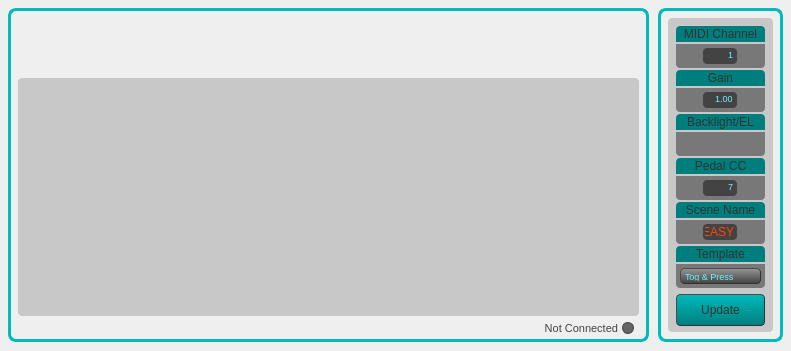
<?xml version="1.0" encoding="UTF-8"?>
<ui version="4.0">
 <class>MainWindow</class>
 <widget class="QMainWindow" name="MainWindow">
  <property name="geometry">
   <rect>
    <x>0</x>
    <y>0</y>
    <width>791</width>
    <height>351</height>
   </rect>
  </property>
  <property name="windowTitle">
   <string>MainWindow</string>
  </property>
  <widget class="QWidget" name="centralWidget">
   <property name="styleSheet">
    <string notr="true">QWidget
{
	background-color: qlineargradient(spread: pan, 
															x1:0, y1:0, x2:1, y2:1, 
															stop:0 rgba(50,50, 50, 255), 
															stop:0.5 rgba(30, 30,30, 255),
															stop:1 rgba(50,50,50, 255)
															);
}

/* ---------- QLabels ------------*/
QLabel
{
	background:		rgba(0,0,0,0);
	color: 				rgba(67, 67, 67, 255);
	font: 				10pt &quot;Arial&quot;;
	border:				none;
}

QLabel:hover
{
	border:				none;
}  

/* ---------- QSpinBox ------------*/
QSpinBox
{
	font-family:&quot;Arial&quot;;
	border-radius:4.0;
	border-color:black;
	background-color: rgba(67, 67, 67, 255);
	font-size: 9px;
	color: rgb(108, 243, 255);;
	padding:0, 3, 0, 0;
	border: none;
}

QSpinBox:hover
{
	border:				none;
}  

/* ---------- QDoubleSpinBox ------------*/
QDoubleSpinBox
{
	font-family:&quot;Arial&quot;;
	border-radius:4.0;
	border-color:black;
	background-color: rgba(67, 67, 67, 255);
	font-size: 9px;
	color: rgb(108, 243, 255);;
	padding:0, 3, 0, 0;
	border: none;
}

QDoubleSpinBox:hover
{
	border:				none;
}  

/* ---------- QLineEdit ------------*/
QLineEdit
{
	font: 11pt &quot;Courier&quot;;
	border-radius:4.0;
	border-color:black;
	background-color: rgba(67, 67, 67, 255);;
	/*color: rgb(108, 243, 255);*/
	color: rgb(255, 70, 0);
	padding-left: 2px;
	border: none;
}

QLineEdit:hover
{
	border:				none;
}  

/* ---------- QCheckBox ------------*/
QCheckBox
{
	font-family:&quot;Arial&quot;;
	border-radius:4.0;
	border-color:black;
	background-color: rgba(67, 67, 67, 0);
	font-size: 11px;
	color: white;
	padding:0, 3, 0, 0;
	border: none;
}

QCheckBox:hover
{
	border:				none;
} 
</string>
   </property>
   <widget class="QFrame" name="settingsFrame">
    <property name="geometry">
     <rect>
      <x>658</x>
      <y>8</y>
      <width>125</width>
      <height>334</height>
     </rect>
    </property>
    <property name="styleSheet">
     <string notr="true">QFrame {
		background-color: qlineargradient(spread: pan, 
															x1:0, y1:0, x2:1, y2:1, 
															stop:0 rgba(100,100, 100, 255), 
															stop:0.5 rgba(70, 70,70, 255),
															stop:1 rgba(100,100,100, 255)
															);
	border-bottom-left-radius:8.0;
	border-bottom-right-radius:8.0;
	border-top-left-radius:8.0;
	border-top-right-radius:8.0;
	border: 3px solid rgb(0, 187, 187);
}</string>
    </property>
    <property name="frameShape">
     <enum>QFrame::StyledPanel</enum>
    </property>
    <property name="frameShadow">
     <enum>QFrame::Raised</enum>
    </property>
    <widget class="QFrame" name="settingsSubFrame">
     <property name="geometry">
      <rect>
       <x>10</x>
       <y>10</y>
       <width>105</width>
       <height>314</height>
      </rect>
     </property>
     <property name="styleSheet">
      <string notr="true">QFrame {
	background:rgba(200, 200, 200, 255);
	border-bottom-left-radius:4.0;
	border-bottom-right-radius:4.0;
	border-top-left-radius:4.0;
	border-top-right-radius:4.0;
	border:none;


}
</string>
     </property>
     <property name="frameShape">
      <enum>QFrame::StyledPanel</enum>
     </property>
     <property name="frameShadow">
      <enum>QFrame::Raised</enum>
     </property>
     <widget class="QLabel" name="backlightLabel">
      <property name="geometry">
       <rect>
        <x>8</x>
        <y>96</y>
        <width>89</width>
        <height>16</height>
       </rect>
      </property>
      <property name="styleSheet">
       <string notr="true">QFrame {
	background:rgb(0, 126, 126);
border-top-left-radius:4.0;
border-top-right-radius:4.0;
border-bottom-left-radius:0;
border-bottom-right-radius:0;
border: none;
color: rgba(50,50,50);
}</string>
      </property>
      <property name="text">
       <string>Backlight/EL</string>
      </property>
      <property name="alignment">
       <set>Qt::AlignCenter</set>
      </property>
     </widget>
     <widget class="QFrame" name="backlightFrame">
      <property name="geometry">
       <rect>
        <x>8</x>
        <y>114</y>
        <width>89</width>
        <height>24</height>
       </rect>
      </property>
      <property name="styleSheet">
       <string notr="true">QFrame {
	background: rgba(120, 120, 120, 255);
	border-bottom-left-radius:4.0;
	border-bottom-right-radius:4.0;
	border-top-left-radius:0;
	border-top-right-radius:0;
	border: none;
}</string>
      </property>
      <property name="frameShape">
       <enum>QFrame::StyledPanel</enum>
      </property>
      <property name="frameShadow">
       <enum>QFrame::Raised</enum>
      </property>
      <widget class="QCheckBox" name="backlight">
       <property name="geometry">
        <rect>
         <x>35</x>
         <y>4</y>
         <width>21</width>
         <height>20</height>
        </rect>
       </property>
       <property name="text">
        <string/>
       </property>
      </widget>
     </widget>
     <widget class="QFrame" name="templateFrame">
      <property name="geometry">
       <rect>
        <x>8</x>
        <y>246</y>
        <width>89</width>
        <height>24</height>
       </rect>
      </property>
      <property name="styleSheet">
       <string notr="true">QFrame {
	background: rgba(120, 120, 120, 255);
	border-bottom-left-radius:4.0;
	border-bottom-right-radius:4.0;
	border-top-left-radius:0;
	border-top-right-radius:0;
	border: none;
}</string>
      </property>
      <property name="frameShape">
       <enum>QFrame::StyledPanel</enum>
      </property>
      <property name="frameShadow">
       <enum>QFrame::Raised</enum>
      </property>
      <widget class="QComboBox" name="template_2">
       <property name="geometry">
        <rect>
         <x>4</x>
         <y>4</y>
         <width>81</width>
         <height>16</height>
        </rect>
       </property>
       <property name="styleSheet">
        <string notr="true">QComboBox
{

	font-family: &quot;Arial&quot;;
	font-size: 9px;
	background: qlineargradient(spread:repeat, x1:1, y1:0, x2:1, y2:1, stop:0 rgba(150, 150, 150, 255), stop:1 rgba(67, 67, 67, 255));
	padding: 2px 4px;
	border-style: outset;
	border-radius: 4px;
	border-width: 1px;
	border-color: rgb(50,50,50);
		color: rgb(108, 243, 255);;
}

QComboBox::down-arrow {
	image: url(noimage);
	
	background-color: rgb(121, 121,0 ,0);
}

QComboBox::drop-down {
	border-radius:0;
    border-left-color: darkgray;
    border-left-style: solid; 
	margin: 0px;
	padding: 0px;
	background-color: rgb(121, 121,0 ,0);
	color: rgb(108, 243, 255);;
}</string>
       </property>
       <item>
        <property name="text">
         <string>Tog &amp; Press</string>
        </property>
       </item>
       <item>
        <property name="text">
         <string>Faders</string>
        </property>
       </item>
      </widget>
     </widget>
     <widget class="QLabel" name="templateLabel">
      <property name="geometry">
       <rect>
        <x>8</x>
        <y>228</y>
        <width>89</width>
        <height>16</height>
       </rect>
      </property>
      <property name="styleSheet">
       <string notr="true">QFrame {
	background:rgb(0, 126, 126);
border-top-left-radius:4.0;
border-top-right-radius:4.0;
border-bottom-left-radius:0;
border-bottom-right-radius:0;
border: none;
color: rgba(50,50,50);
}</string>
      </property>
      <property name="text">
       <string>Template</string>
      </property>
      <property name="alignment">
       <set>Qt::AlignCenter</set>
      </property>
     </widget>
     <widget class="QFrame" name="gainFrame">
      <property name="geometry">
       <rect>
        <x>8</x>
        <y>70</y>
        <width>89</width>
        <height>24</height>
       </rect>
      </property>
      <property name="styleSheet">
       <string notr="true">QFrame {
	background: rgba(120, 120, 120, 255);
	border-bottom-left-radius:4.0;
	border-bottom-right-radius:4.0;
	border-top-left-radius:0;
	border-top-right-radius:0;
	border: none;
}</string>
      </property>
      <property name="frameShape">
       <enum>QFrame::StyledPanel</enum>
      </property>
      <property name="frameShadow">
       <enum>QFrame::Raised</enum>
      </property>
      <widget class="QDoubleSpinBox" name="gain">
       <property name="geometry">
        <rect>
         <x>27</x>
         <y>4</y>
         <width>34</width>
         <height>16</height>
        </rect>
       </property>
       <property name="alignment">
        <set>Qt::AlignRight|Qt::AlignTrailing|Qt::AlignVCenter</set>
       </property>
       <property name="buttonSymbols">
        <enum>QAbstractSpinBox::NoButtons</enum>
       </property>
       <property name="minimum">
        <double>0.500000000000000</double>
       </property>
       <property name="maximum">
        <double>2.550000000000000</double>
       </property>
       <property name="value">
        <double>1.000000000000000</double>
       </property>
      </widget>
     </widget>
     <widget class="QLabel" name="gainLabel">
      <property name="geometry">
       <rect>
        <x>8</x>
        <y>52</y>
        <width>89</width>
        <height>16</height>
       </rect>
      </property>
      <property name="styleSheet">
       <string notr="true">QFrame {
	background:rgb(0, 126, 126);
border-top-left-radius:4.0;
border-top-right-radius:4.0;
border-bottom-left-radius:0;
border-bottom-right-radius:0;
border: none;
color: rgba(50,50,50);
}</string>
      </property>
      <property name="text">
       <string>Gain</string>
      </property>
      <property name="alignment">
       <set>Qt::AlignCenter</set>
      </property>
     </widget>
     <widget class="QFrame" name="midiChannelFrame">
      <property name="geometry">
       <rect>
        <x>8</x>
        <y>26</y>
        <width>89</width>
        <height>24</height>
       </rect>
      </property>
      <property name="styleSheet">
       <string notr="true">QFrame {
	background: rgba(120, 120, 120, 255);
	border-bottom-left-radius:4.0;
	border-bottom-right-radius:4.0;
	border-top-left-radius:0;
	border-top-right-radius:0;
	border: none;
}</string>
      </property>
      <property name="frameShape">
       <enum>QFrame::StyledPanel</enum>
      </property>
      <property name="frameShadow">
       <enum>QFrame::Raised</enum>
      </property>
      <widget class="QSpinBox" name="midiChannel">
       <property name="geometry">
        <rect>
         <x>27</x>
         <y>4</y>
         <width>34</width>
         <height>16</height>
        </rect>
       </property>
       <property name="contextMenuPolicy">
        <enum>Qt::NoContextMenu</enum>
       </property>
       <property name="alignment">
        <set>Qt::AlignRight|Qt::AlignTrailing|Qt::AlignVCenter</set>
       </property>
       <property name="buttonSymbols">
        <enum>QAbstractSpinBox::NoButtons</enum>
       </property>
       <property name="minimum">
        <number>1</number>
       </property>
       <property name="maximum">
        <number>16</number>
       </property>
      </widget>
     </widget>
     <widget class="QLabel" name="midiChannelLabel">
      <property name="geometry">
       <rect>
        <x>8</x>
        <y>8</y>
        <width>89</width>
        <height>16</height>
       </rect>
      </property>
      <property name="styleSheet">
       <string notr="true">QFrame {
	background:rgb(0, 126, 126);
border-top-left-radius:4.0;
border-top-right-radius:4.0;
border-bottom-left-radius:0;
border-bottom-right-radius:0;
border: none;
color: rgba(50,50,50);
}</string>
      </property>
      <property name="text">
       <string>MIDI Channel</string>
      </property>
      <property name="alignment">
       <set>Qt::AlignCenter</set>
      </property>
     </widget>
     <widget class="QFrame" name="pedalCCFrame">
      <property name="geometry">
       <rect>
        <x>8</x>
        <y>158</y>
        <width>89</width>
        <height>24</height>
       </rect>
      </property>
      <property name="styleSheet">
       <string notr="true">QFrame {
	background: rgba(120, 120, 120, 255);
	border-bottom-left-radius:4.0;
	border-bottom-right-radius:4.0;
	border-top-left-radius:0;
	border-top-right-radius:0;
	border: none;
}</string>
      </property>
      <property name="frameShape">
       <enum>QFrame::StyledPanel</enum>
      </property>
      <property name="frameShadow">
       <enum>QFrame::Raised</enum>
      </property>
      <widget class="QSpinBox" name="pedalCC">
       <property name="geometry">
        <rect>
         <x>27</x>
         <y>4</y>
         <width>34</width>
         <height>16</height>
        </rect>
       </property>
       <property name="alignment">
        <set>Qt::AlignRight|Qt::AlignTrailing|Qt::AlignVCenter</set>
       </property>
       <property name="buttonSymbols">
        <enum>QAbstractSpinBox::NoButtons</enum>
       </property>
       <property name="maximum">
        <number>127</number>
       </property>
       <property name="value">
        <number>7</number>
       </property>
      </widget>
     </widget>
     <widget class="QLabel" name="pedalCCLabel">
      <property name="geometry">
       <rect>
        <x>8</x>
        <y>140</y>
        <width>89</width>
        <height>16</height>
       </rect>
      </property>
      <property name="styleSheet">
       <string notr="true">QFrame {
	background:rgb(0, 126, 126);
border-top-left-radius:4.0;
border-top-right-radius:4.0;
border-bottom-left-radius:0;
border-bottom-right-radius:0;
border: none;
color: rgba(50,50,50);
}</string>
      </property>
      <property name="text">
       <string>Pedal CC</string>
      </property>
      <property name="alignment">
       <set>Qt::AlignCenter</set>
      </property>
     </widget>
     <widget class="QLabel" name="sceneNameLabel">
      <property name="geometry">
       <rect>
        <x>8</x>
        <y>184</y>
        <width>89</width>
        <height>16</height>
       </rect>
      </property>
      <property name="styleSheet">
       <string notr="true">QFrame {
	background:rgb(0, 126, 126);
border-top-left-radius:4.0;
border-top-right-radius:4.0;
border-bottom-left-radius:0;
border-bottom-right-radius:0;
border: none;
color: rgba(50,50,50);
}</string>
      </property>
      <property name="text">
       <string>Scene Name</string>
      </property>
      <property name="alignment">
       <set>Qt::AlignCenter</set>
      </property>
     </widget>
     <widget class="QFrame" name="sceneNameFrame">
      <property name="geometry">
       <rect>
        <x>8</x>
        <y>202</y>
        <width>89</width>
        <height>24</height>
       </rect>
      </property>
      <property name="styleSheet">
       <string notr="true">QFrame {
	background: rgba(120, 120, 120, 255);
	border-bottom-left-radius:4.0;
	border-bottom-right-radius:4.0;
	border-top-left-radius:0;
	border-top-right-radius:0;
	border: none;
}</string>
      </property>
      <property name="frameShape">
       <enum>QFrame::StyledPanel</enum>
      </property>
      <property name="frameShadow">
       <enum>QFrame::Raised</enum>
      </property>
      <widget class="QLineEdit" name="sceneName">
       <property name="geometry">
        <rect>
         <x>27</x>
         <y>4</y>
         <width>34</width>
         <height>16</height>
        </rect>
       </property>
       <property name="text">
        <string>EASY</string>
       </property>
       <property name="maxLength">
        <number>4</number>
       </property>
       <property name="frame">
        <bool>true</bool>
       </property>
       <property name="alignment">
        <set>Qt::AlignLeading|Qt::AlignLeft|Qt::AlignVCenter</set>
       </property>
      </widget>
     </widget>
     <widget class="QPushButton" name="update">
      <property name="geometry">
       <rect>
        <x>8</x>
        <y>276</y>
        <width>89</width>
        <height>32</height>
       </rect>
      </property>
      <property name="styleSheet">
       <string notr="true">QPushButton {
	font-family: &quot;Arial&quot;;
	font-size: 12px;
	background-color: qlineargradient(spread:repeat, x1:1, y1:0, x2:1, y2:1, stop:1 rgb(0, 126, 126), stop:0 rgb(0, 187, 187));
	border-style: outset;
	border-radius: 4.0;
	border-width: 1px;
	border-color: rgb(50, 50, 50);
	color: rgba(50,50,50);
}

QPushButton:pressed {
	background-color: qlineargradient(spread:repeat, x1:1, y1:0, x2:1, y2:1, stop:0 rgb(0, 126, 126), stop:1 rgb(0, 187, 187));
}</string>
      </property>
      <property name="text">
       <string>Update</string>
      </property>
     </widget>
    </widget>
   </widget>
   <widget class="QFrame" name="sceneFrame">
    <property name="geometry">
     <rect>
      <x>8</x>
      <y>8</y>
      <width>641</width>
      <height>334</height>
     </rect>
    </property>
    <property name="styleSheet">
     <string notr="true">QFrame {
		background-color: qlineargradient(spread: pan, 
															x1:0, y1:0, x2:1, y2:1, 
															stop:0 rgba(100,100, 100, 255), 
															stop:0.5 rgba(70, 70,70, 255),
															stop:1 rgba(100,100,100, 255)
															);
	border-bottom-left-radius:8.0;
	border-bottom-right-radius:8.0;
	border-top-left-radius:8.0;
	border-top-right-radius:8.0;
	border: 3px solid rgb(0, 187, 187);
}</string>
    </property>
    <property name="frameShape">
     <enum>QFrame::StyledPanel</enum>
    </property>
    <property name="frameShadow">
     <enum>QFrame::Raised</enum>
    </property>
    <widget class="QFrame" name="keyFrame">
     <property name="geometry">
      <rect>
       <x>10</x>
       <y>70</y>
       <width>621</width>
       <height>238</height>
      </rect>
     </property>
     <property name="styleSheet">
      <string notr="true">QFrame {
	background:rgba(200, 200, 200, 255);
	border-bottom-left-radius:4.0;
	border-bottom-right-radius:4.0;
	border-top-left-radius:4.0;
	border-top-right-radius:4.0;
	border:none;


}
</string>
     </property>
     <property name="frameShape">
      <enum>QFrame::StyledPanel</enum>
     </property>
     <property name="frameShadow">
      <enum>QFrame::Raised</enum>
     </property>
    </widget>
    <widget class="QLabel" name="softStepLabel">
     <property name="geometry">
      <rect>
       <x>10</x>
       <y>14</y>
       <width>178</width>
       <height>51</height>
      </rect>
     </property>
     <property name="styleSheet">
      <string notr="true">border: none; background: rgba(0,0,0,0);</string>
     </property>
     <property name="text">
      <string/>
     </property>
     <property name="pixmap">
      <pixmap resource="Resources.qrc">:/images/softSteplogo.png</pixmap>
     </property>
     <property name="scaledContents">
      <bool>false</bool>
     </property>
     <property name="alignment">
      <set>Qt::AlignLeading|Qt::AlignLeft|Qt::AlignTop</set>
     </property>
    </widget>
    <widget class="QLabel" name="kmiLabel">
     <property name="geometry">
      <rect>
       <x>455</x>
       <y>8</y>
       <width>171</width>
       <height>51</height>
      </rect>
     </property>
     <property name="styleSheet">
      <string notr="true">border: none; background: rgba(0,0,0,0);</string>
     </property>
     <property name="text">
      <string/>
     </property>
     <property name="pixmap">
      <pixmap resource="Resources.qrc">:/images/KMi_Logo300_transparent.png</pixmap>
     </property>
     <property name="scaledContents">
      <bool>true</bool>
     </property>
    </widget>
    <widget class="QFrame" name="connectedFrame">
     <property name="geometry">
      <rect>
       <x>614</x>
       <y>314</y>
       <width>12</width>
       <height>12</height>
      </rect>
     </property>
     <property name="styleSheet">
      <string notr="true">border: 1px solid rgb(67,67,67);
background: rgb(100,100,100);
border-radius:6;
</string>
     </property>
     <property name="frameShape">
      <enum>QFrame::StyledPanel</enum>
     </property>
     <property name="frameShadow">
      <enum>QFrame::Raised</enum>
     </property>
    </widget>
    <widget class="QLabel" name="connectedLabel">
     <property name="geometry">
      <rect>
       <x>529</x>
       <y>312</y>
       <width>81</width>
       <height>17</height>
      </rect>
     </property>
     <property name="styleSheet">
      <string notr="true">color: rgb(67,67,67);
background: rgba(0,0,0,0);
font: 8pt;
border: none;</string>
     </property>
     <property name="text">
      <string>Not Connected</string>
     </property>
     <property name="alignment">
      <set>Qt::AlignRight|Qt::AlignTrailing|Qt::AlignVCenter</set>
     </property>
    </widget>
   </widget>
  </widget>
 </widget>
 <layoutdefault spacing="6" margin="11"/>
 <tabstops>
  <tabstop>midiChannel</tabstop>
  <tabstop>gain</tabstop>
  <tabstop>backlight</tabstop>
  <tabstop>pedalCC</tabstop>
  <tabstop>sceneName</tabstop>
  <tabstop>template_2</tabstop>
  <tabstop>update</tabstop>
 </tabstops>
 <resources>
  <include location="Resources.qrc"/>
 </resources>
 <connections/>
</ui>
